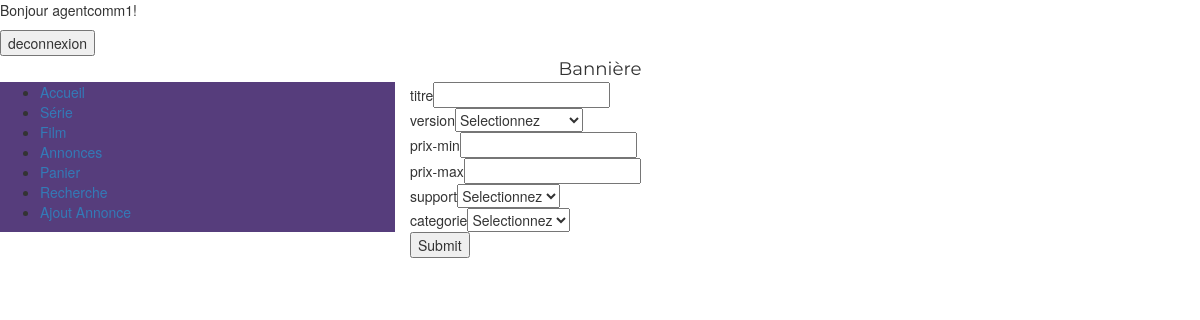
/wikiventefilm/recherche.php (signed in), run on the app's committed database.
### tables this page shows
CREATE TABLE `meta_menu` (
  `nom` varchar(255) NOT NULL,
  `lien` varchar(255) NOT NULL,
  `id` int(11) NOT NULL
);

CREATE TABLE `recherche` (
  `id` int(2) NOT NULL,
  `nom` varchar(30) NOT NULL,
  `type` varchar(10) NOT NULL,
  `att_name` varchar(30) NOT NULL
);

CREATE TABLE `recherche_option` (
  `id` int(2) NOT NULL,
  `nom` varchar(30) NOT NULL,
  `options` text NOT NULL
);

### wikiventefilm/recherche.php (the view, shortened to what this page needs)
<?php
	include 'connectdb.php';
	$sql = "SELECT nom, type ,att_name FROM recherche";
	$result = mysqli_query($conn, $sql);
?>
<!DOCTYPE html>
<html>
	<body>
		<?php
			include "all.php";
		?>
		<?php
			echo "<div class='row' id='banniere'>";
				include ("banniere.php");
			echo "</div>";
			echo "<div class='row' id='centre'>";
				echo "<div class='col-md-4' id='menu'>";
					include ("menu.php");
				echo "</div>";
				echo "<div class='col-md-8' id='contenu' >";
				if (mysqli_num_rows($result) > 0)
				{
					echo "<form class='recherche' action='#' method='get'>";
					while($row = mysqli_fetch_assoc($result))
					{
						switch ($row["type"])
						{
							case 'text':
								echo $row["nom"] . "<input type='text' name='" . $row["att_name"] . "'/><br/>";
								break;
							case 'number':
								echo $row["nom"] . "<input type='number' name='" . $row["att_name"] . "'/><br/>";
								break;
							case 'select':
									$sql = "SELECT nom, options FROM recherche_option WHERE nom='".$row["nom"]."'";
									$result2 = mysqli_query($conn, $sql);
									if (mysqli_num_rows($result2) > 0)
									{
										while($row2 = mysqli_fetch_assoc($result2))
										{
											echo $row2["nom"] . "<select class='custom-select' name='".$row2["nom"]."'>";
											$option = explode("#", $row2["options"]);
											for($i=0 ; $i < sizeof($option); $i++)
											{
												echo "<option value='" . $option[$i] . "'>" . $option[$i] . "</option>";
											}
											echo "</select><br/>";
										}
									}
								break;
						}
					}
					echo "<input type='submit' name='submit'/>";
					echo "</form>";
				}
				echo "</div>";
				?>
		</body>
</html>

### wikiventefilm/menu.php
<?php
	 	include 'connectdb.php' ;
		$sql = "SELECT nom, lien, id FROM meta_menu";
		$resultat = mysqli_query($conn, $sql);
		if (isset($_SESSION["login"]) && isset($_SESSION["type"]))
		{
			if ($_SESSION["type"] == "moderateur")
				$user = 2;
			else
				$user = 1;
		}
		else
		{
			$user = 0;
		}
?>
		<?php
    echo "<ul>";
        if (mysqli_num_rows($resultat) > 0)
        {
          while($row = mysqli_fetch_assoc($resultat))
          {
						if(($row["nom"]!="moderation" AND $row["nom"]!="Ajout Annonce") || ($row["nom"]=="moderation" && $user==2 ) || ($row["nom"]=="Ajout Annonce" && $user>=1 ))
						{
	            echo "
		            <li>
	                <a href='".$row["lien"]."''> ".$row["nom"]." </a>
		            </li>
	            ";
						}
          }
        }
        else
        {
            echo "aucun resultats";
        }
      echo " </ul>";
     ?>

### wikiventefilm/css/style.css (style rules this page uses)
#menu { background-color: #563d7c; text-decoration : none !important; }
#banniere { text-align: center; font-size: 130%; font-family: Montserrat; }

### data on the page
meta_menu: nom "Accueil"
meta_menu: nom "Série"
meta_menu: nom "Film"
meta_menu: nom "Annonces"
meta_menu: nom "Panier"
meta_menu: nom "Recherche"
meta_menu: nom "Ajout Annonce"
recherche: nom "titre"
recherche_option: nom "version", version "Selectionnez"
recherche: nom "prix-min"
recherche: nom "prix-max"
recherche_option: nom "support", support "Selectionnez"
recherche_option: nom "categorie", categorie "Selectionnez"

### other printed values
$_SESSION["login"] "agentcomm1"
